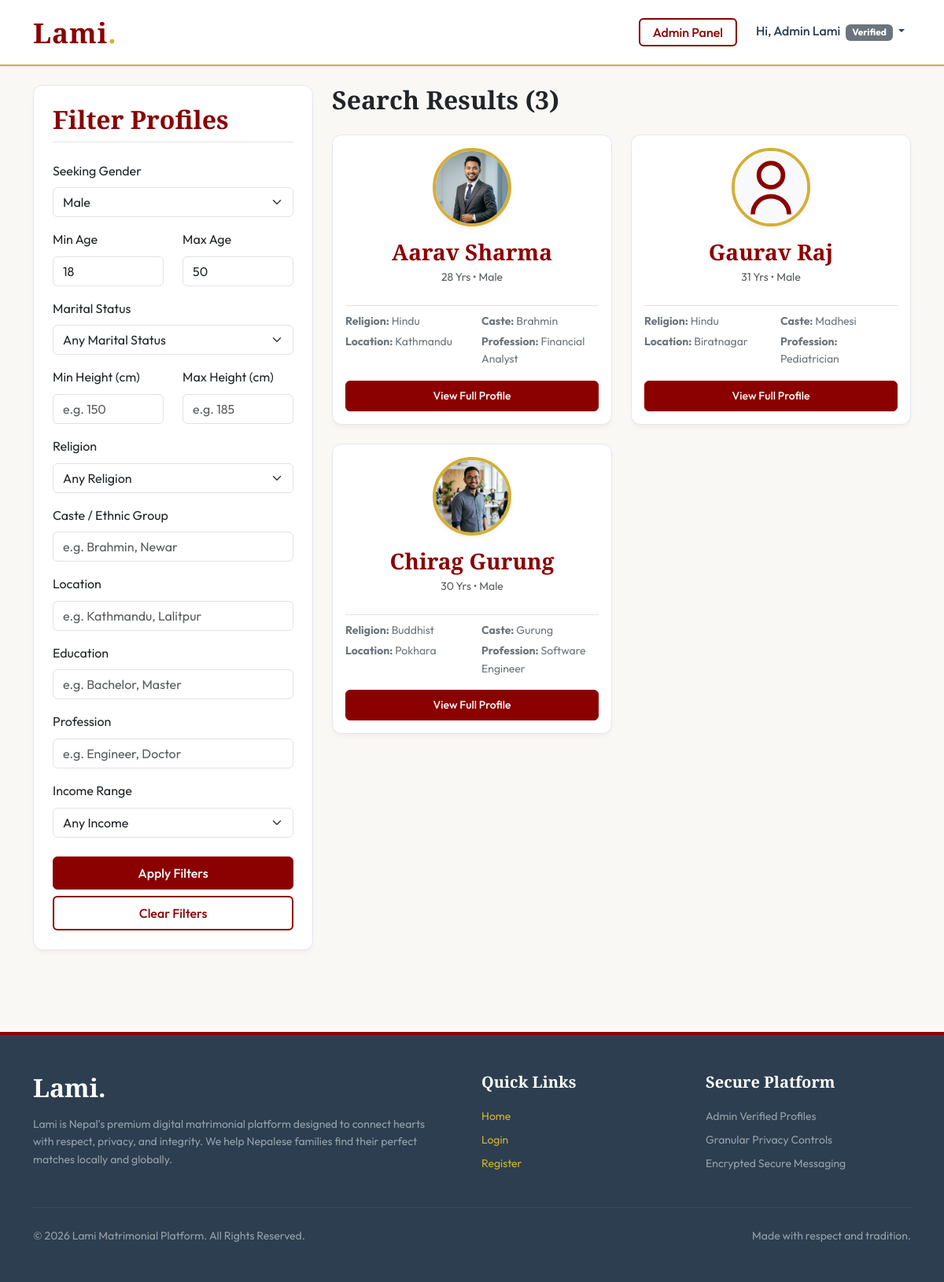
The page /search.php?gender=male (signed in) on the database its author committed.
### tables this page shows
CREATE TABLE `users` (
  `id` INT AUTO_INCREMENT PRIMARY KEY,
  `full_name` VARCHAR(100) NOT NULL,
  `email` VARCHAR(100) UNIQUE NOT NULL,
  `phone` VARCHAR(20) NOT NULL,
  `password_hash` VARCHAR(255) NOT NULL,
  `role` ENUM('standard', 'moderator', 'admin') DEFAULT 'standard',
  `status` ENUM('pending', 'verified', 'suspended') DEFAULT 'pending',
  `created_at` TIMESTAMP DEFAULT CURRENT_TIMESTAMP,
  INDEX `idx_email` (`email`),
  INDEX `idx_status` (`status`)
);

CREATE TABLE `profiles` (
  `user_id` INT PRIMARY KEY,
  `gender` ENUM('male', 'female', 'other') NOT NULL,
  `dob` DATE NOT NULL,
  `religion` VARCHAR(50) DEFAULT NULL,
  `caste` VARCHAR(50) DEFAULT NULL,
  `education` VARCHAR(100) DEFAULT NULL,
  `profession` VARCHAR(100) DEFAULT NULL,
  `location` VARCHAR(100) DEFAULT NULL,
  `height` DECIMAL(5,2) DEFAULT NULL, 
  `bio` TEXT DEFAULT NULL,
  `income_range` VARCHAR(50) DEFAULT NULL,
  `marital_status` ENUM('never_married', 'divorced', 'widowed', 'awaited') DEFAULT 'never_married',
  `photo_path` VARCHAR(255) DEFAULT NULL,
  `identity_doc_path` VARCHAR(255) DEFAULT NULL,
  FOREIGN KEY (`user_id`) REFERENCES `users` (`id`) ON DELETE CASCADE,
  INDEX `idx_gender` (`gender`),
  INDEX `idx_religion` (`religion`),
  INDEX `idx_caste` (`caste`),
  INDEX `idx_location` (`location`)
);

### includes/functions.php (called while the page is built, shortened)
<?php
function e(mixed $value): string {
    return htmlspecialchars((string)($value ?? ''), ENT_QUOTES, 'UTF-8');
}
function calculate_age(string $dob): int {
    $dob_date = new DateTime($dob);
    $today = new DateTime();
    $diff = $today->diff($dob_date);
    return $diff->y;
}

### search.php (the view, shortened to what this page needs)
<?php
require_once 'includes/functions.php';
$current_user = $_SESSION['user_id'];
$db = DB::getConnection();
$stmt = $db->prepare("SELECT gender FROM profiles WHERE user_id = :id");
$stmt->execute(['id' => $current_user]);
$my_profile = $stmt->fetch();
$my_gender = $my_profile ? $my_profile['gender'] : 'male';
$default_search_gender = ($my_gender === 'male') ? 'female' : 'male';
$search_gender = $_GET['gender'] ?? $default_search_gender;
$min_age = isset($_GET['min_age']) ? intval($_GET['min_age']) : 18;
$max_age = isset($_GET['max_age']) ? intval($_GET['max_age']) : 50;
$caste = trim($_GET['caste'] ?? '');
$location = trim($_GET['location'] ?? '');
$education = trim($_GET['education'] ?? '');
$profession = trim($_GET['profession'] ?? '');
$min_height = !empty($_GET['min_height']) ? floatval($_GET['min_height']) : null;
$max_height = !empty($_GET['max_height']) ? floatval($_GET['max_height']) : null;
$query_parts = [];
$params = ['my_id' => $current_user];
$sql = "
    SELECT u.id, u.full_name,
           p.gender, p.dob, p.religion, p.caste, p.education, p.profession, p.location, p.height, p.photo_path, p.marital_status, p.income_range,
           ps.show_photo
    FROM users u
    JOIN profiles p ON u.id = p.user_id
    JOIN privacy_settings ps ON u.id = ps.user_id
    WHERE u.status = 'verified' AND u.id != :my_id
";
if (!empty($search_gender)) {
    $query_parts[] = "p.gender = :gender";
    $params['gender'] = $search_gender;
}
if ($min_age > 0) {
    $query_parts[] = "(YEAR(CURDATE()) - YEAR(p.dob)) >= :min_age";
    $params['min_age'] = $min_age;
}
if ($max_age > 0) {
    $query_parts[] = "(YEAR(CURDATE()) - YEAR(p.dob)) <= :max_age";
    $params['max_age'] = $max_age;
}
if (!empty($query_parts)) {
    $sql .= " AND " . implode(" AND ", $query_parts);
}
$sql .= " ORDER BY u.created_at DESC";
try {
    $stmt = $db->prepare($sql);
    $stmt->execute($params);
    $results = $stmt->fetchAll();
} catch (Exception $e) {
    die("Search execution error: " . htmlspecialchars($e->getMessage()));
}
require_once 'includes/header.php';
?>
<div class="row">
    <div class="col-lg-4 mb-4">
        <div class="card card-lami p-4">
            <h3 class="mb-4 fs-2 border-bottom pb-2">Filter Profiles</h3>
            <form action="search.php" method="GET">
                <div class="mb-3">
                    <label for="gender" class="form-label">Seeking Gender</label>
                    <select class="form-select" id="gender" name="gender">
                        <option value="male" <?php echo $search_gender === 'male' ? 'selected' : ''; ?>>Male</option>
                    </select>
                </div>
                <div class="row">
                    <div class="col-6 mb-3">
                        <label for="min_age" class="form-label">Min Age</label>
                        <input type="number" class="form-control" id="min_age" name="min_age" min="18" max="70" value="<?php echo $min_age; ?>">
                    </div>
                    <div class="col-6 mb-3">
                        <label for="max_age" class="form-label">Max Age</label>
                        <input type="number" class="form-control" id="max_age" name="max_age" min="18" max="70" value="<?php echo $max_age; ?>">
                    </div>
                </div>
                <div class="mb-3">
                    <label for="marital_status" class="form-label">Marital Status</label>
                    <select class="form-select" id="marital_status" name="marital_status">
                        <option value="">Any Marital Status</option>
                    </select>
                </div>
                <div class="row">
                    <div class="col-6 mb-3">
                        <label for="min_height" class="form-label">Min Height (cm)</label>
                        <input type="number" step="0.1" class="form-control" id="min_height" name="min_height" placeholder="e.g. 150" value="<?php echo e($min_height ?? ''); ?>">
                    </div>
                    <div class="col-6 mb-3">
                        <label for="max_height" class="form-label">Max Height (cm)</label>
                        <input type="number" step="0.1" class="form-control" id="max_height" name="max_height" placeholder="e.g. 185" value="<?php echo e($max_height ?? ''); ?>">
                    </div>
                </div>
                <div class="mb-3">
                    <label for="religion" class="form-label">Religion</label>
                    <select class="form-select" id="religion" name="religion">
                        <option value="">Any Religion</option>
                    </select>
                </div>
                <div class="mb-3">
                    <label for="caste" class="form-label">Caste / Ethnic Group</label>
                    <input type="text" class="form-control" id="caste" name="caste" placeholder="e.g. Brahmin, Newar" value="<?php echo e($caste); ?>">
                </div>
                <div class="mb-3">
                    <label for="location" class="form-label">Location</label>
                    <input type="text" class="form-control" id="location" name="location" placeholder="e.g. Kathmandu, Lalitpur" value="<?php echo e($location); ?>">
                </div>
                <div class="mb-3">
                    <label for="education" class="form-label">Education</label>
                    <input type="text" class="form-control" id="education" name="education" placeholder="e.g. Bachelor, Master" value="<?php echo e($education); ?>">
                </div>
                <div class="mb-3">
                    <label for="profession" class="form-label">Profession</label>
                    <input type="text" class="form-control" id="profession" name="profession" placeholder="e.g. Engineer, Doctor" value="<?php echo e($profession); ?>">
                </div>
                <div class="mb-3">
                    <label for="income_range" class="form-label">Income Range</label>
                    <select class="form-select" id="income_range" name="income_range">
                        <option value="">Any Income</option>
                    </select>
                </div>
                <div class="d-grid mt-4">
                    <button type="submit" class="btn btn-primary-lami py-2">Apply Filters</button>
                    <a href="search.php" class="btn btn-outline-lami mt-2 py-2">Clear Filters</a>
                </div>
            </form>
        </div>
    </div>
    <div class="col-lg-8">
        <div class="d-flex justify-content-between align-items-center mb-4">
            <h2 class="mb-0 fs-2 text-dark">Search Results (<?php echo count($results); ?>)</h2>
        </div>
        <?php if (empty($results)): ?>
            <div class="card card-lami p-5 text-center">
                <svg width="60" height="60" class="mx-auto text-muted mb-3" fill="none" stroke="currentColor" stroke-width="1.5" viewBox="0 0 24 24">
                  <path stroke-linecap="round" stroke-linejoin="round" d="M15.75 6a3.75 3.75 0 1 1-7.5 0 3.75 3.75 0 0 1 7.5 0ZM4.501 20.118a7.5 7.5 0 0 1 14.998 0A17.933 17.933 0 0 1 12 21.75c-2.676 0-5.216-.584-7.499-1.632Z" />
                </svg>
                <h4>No Profiles Matched</h4>
                <p class="text-muted small">Try broadening your search fields or adjusting the age range.</p>
            </div>
        <?php else: ?>
            <div class="row row-cols-1 row-cols-md-2 g-4">
                <?php foreach ($results as $profile): ?>
                    <?php
                    $is_connected = is_connected($current_user, $profile['id']);
                    $show_img = ($profile['show_photo'] || $is_connected);
                    ?>
                    <div class="col">
                        <div class="card card-lami h-100 d-flex flex-column justify-content-between p-3">
                            <div class="text-center mb-3">
                                <div class="profile-pic-container mb-3" style="width: 100px; height: 100px;">
                                    <?php if ($show_img && !empty($profile['photo_path']) && file_exists($profile['photo_path'])): ?>
                                        <img src="<?php echo e($profile['photo_path']); ?>" alt="Profile Picture">
                                    <?php else: ?>
                                        <div class="w-100 h-100 d-flex align-items-center justify-content-center bg-light">
                                            <?php if ($profile['gender'] === 'female'): ?>
                                                <svg width="50" height="50" viewBox="0 0 24 24" fill="none" stroke="var(--primary-color)" stroke-width="1.5">
                                                    <circle cx="12" cy="8" r="4"/>
                                                    <path d="M18 21a6 6 0 0 0-12 0"/>
                                                    <path d="M12 12v6m-2-2h4" stroke-linecap="round"/>
                                                </svg>
                                            <?php else: ?>
                                                <svg width="50" height="50" viewBox="0 0 24 24" fill="none" stroke="var(--primary-color)" stroke-width="1.5">
                                                    <circle cx="12" cy="8" r="4"/>
                                                    <path d="M18 21a6 6 0 0 0-12 0"/>
                                                </svg>
                                            <?php endif; ?>
                                        </div>
                                    <?php endif; ?>
                                </div>
                                <h4 class="mb-1 fs-3"><?php echo e($profile['full_name']); ?></h4>
                                <p class="text-muted small mb-2">
                                    <?php echo e(calculate_age($profile['dob'])); ?> Yrs &bull; <?php echo e(ucfirst($profile['gender'])); ?>
                                </p>
                            </div>
                            <div class="border-top pt-2 text-secondary small">
                                <div class="row">
                                    <div class="col-6 mb-1">
                                        <strong>Religion:</strong> <?php echo e($profile['religion'] ?: 'Undisclosed'); ?>
                                    </div>
                                    <div class="col-6 mb-1">
                                        <strong>Caste:</strong> <?php echo e($profile['caste'] ?: 'Undisclosed'); ?>
                                    </div>
                                    <div class="col-6">
                                        <strong>Location:</strong> <?php echo e($profile['location'] ?: 'Undisclosed'); ?>
                                    </div>
                                    <div class="col-6">
                                        <strong>Profession:</strong> <?php echo e($profile['profession'] ?: 'Undisclosed'); ?>
                                    </div>
                                </div>
                            </div>
                            <div class="d-grid mt-3">
                                <a href="profile.php?id=<?php echo $profile['id']; ?>" class="btn btn-primary-lami btn-sm py-2">View Full Profile</a>
                            </div>
                        </div>
                    </div>
                <?php endforeach; ?>
            </div>
        <?php endif; ?>
    </div>
</div>
<?php require_once 'includes/footer.php'; ?>

### rows shown on the page
users: profiles.photo_path (picture), full_name "Aarav Sharma", profiles.dob "28", profiles.gender "Male", profiles.religion "Hindu", profiles.caste "Brahmin", profiles.location "Kathmandu", profiles.profession "Financial Analyst"
users: full_name "Gaurav Raj", profiles.dob "31", profiles.gender "Male", profiles.religion "Hindu", profiles.caste "Madhesi", profiles.location "Biratnagar", profiles.profession "Pediatrician"
users: profiles.photo_path (picture), full_name "Chirag Gurung", profiles.dob "30", profiles.gender "Male", profiles.religion "Buddhist", profiles.caste "Gurung", profiles.location "Pokhara", profiles.profession "Software Engineer"

### other values the page prints
$_SESSION['user_name'] "Admin Lami"
$_SESSION['user_status'] "Verified"
count($results) "3"
